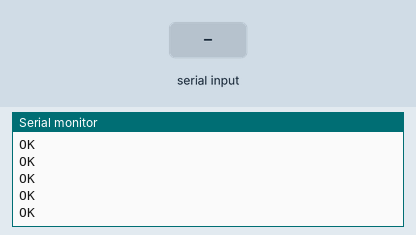
A sketch run on a simulated ESP8266 (NodeMCU). On the bench: the last lines printed to the serial monitor. The inputs (shaded band) are chosen by the test bench. The modem accepts every AT command (registered, SIM ready, sends succeed) and sends nothing else.

Above: at 11.7 s.
11.8 s: "ERROR" received over the second serial link
At 12.8 s:
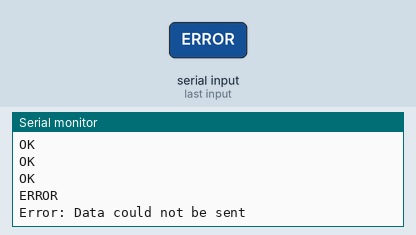
13.5 s: "1" received over the second serial link
15.5 s: "ERROR" received over the second serial link
At 15.9 s:
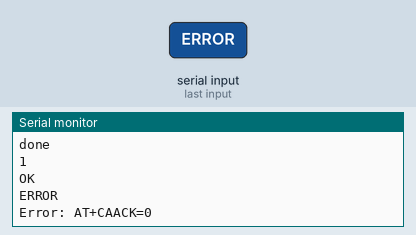

The sketch:

catm_udp.ino
```cpp
#include <Arduino.h>

bool sendATCommand(const char* command ,int delay_time = 500) {
  Serial1.write(command);
  delay(delay_time);
  unsigned long startTime = millis();
  String response = "";  // 応答を蓄積するための文字列バッファ

  while (Serial1.available()) {

    char c = Serial1.read();
    response += c;  // 応答をバッファに追加
    Serial.print(c);  // デバッグのためにシリアルモニタに出力


    if (response.indexOf("ERROR") != -1) {
      Serial.println();
      return false;  // 失敗
    }
    if (response.indexOf("OK") != -1) {
      Serial.println();
      return true;  // 成功
    }
  }

  Serial.println();
  return true;
}

void serial_send(String data) {

  char command[100];
  sprintf(command,"%s%d%s","AT+CASEND=0,",data.length(),"\r\n");
  if (!sendATCommand(command)){
    Serial.println("Error: AT+CASEND");
  }

  if (!sendATCommand(data.c_str(),1000)){
    Serial.println("Error: Data could not be sent");
  }

  if (!sendATCommand("AT+CAACK=0\r\n")) {
    Serial.println("Error: AT+CAACK=0");
  }

  if (!sendATCommand("AT+CARECV=0,100\r\n")) {
    Serial.println("Error: AT+CARECV");
  }

  Serial.println("done");
}


// bool sendATCommand(const char* command) {
//   Serial1.write(command);
//   delay(3500);  // 応答を待つための適切な遅延を設定

//   while (Serial1.available()) {
//     char response = Serial1.read();
//     Serial.print(response);

//     // エラーチェック
//     if (strstr(&response, "ERROR") != NULL) {
//       return false;  // エラーが検出された場合
//     }
//   }

//   return true;  // エラーがなかった場合
// }


void setup() {
  Serial.begin(115200);
  Serial1.begin(115200,SERIAL_8N1,D7,D6);  // ATコマンドシリアル

  if (!sendATCommand("AT+CNACT=0,0\r\n")) {
    Serial.println("Error: AT+CNACT");
  }

  if (!sendATCommand("AT+CGDCONT=1,\"IP\",\"soracom.io\"\r\n")) {
    Serial.println("Error: AT+CGDCONT=1,\"IP\",\"soracom.io\"");
  }

  if (!sendATCommand("AT+CGDCONT?\r\n")) {
    Serial.println("Error: AT+CGDCONT?");
  }

  if (!sendATCommand("AT+CFUN=1\r\n")) {
    Serial.println("Error: AT+CFUN=1");
  }

  if (!sendATCommand("AT+CGATT=1\r\n")) {
    Serial.println("Error: AT+CGATT?");
  }

  if (!sendATCommand("AT+CGATT?\r\n")) {
    Serial.println("Error: AT+CGATT?");
  }

  if (!sendATCommand("AT+CGACT=1,1\r\n")) {
    Serial.println("Error: AT+CGACT=?");
  }

  if (!sendATCommand("AT+CGACT=?\r\n")) {
    Serial.println("Error: AT+CGACT=?");
  }


  if (!sendATCommand("AT+CPIN?\r\n")) {
    Serial.println("Error: AT+CPIN");
  }

  if (!sendATCommand("AT+CSQ\r\n")) {
    Serial.println("Error: AT+CSQ");
  }

  if (!sendATCommand("AT+CASTATE?\r\n")) {
    Serial.println("Error: AT+CASTATE?");
  }

  if (!sendATCommand("AT+COPS?\r\n")) {
    Serial.println("Error: AT+COPS?");
  }

  if (!sendATCommand("AT+CGNAPN\r\n")) {
    Serial.println("Error: AT+CGNAPN");
  }

  if (!sendATCommand("AT+CNCFG=0,1,\"soracom.io\" \r\n")) {
    Serial.println("Error: AT+CNCFG=0,1,\"soracom.io\" ");
  }

  if (!sendATCommand("AT+CNCFG?\r\n")) {
    Serial.println("Error: AT+CNCFG?");
  }

  if (!sendATCommand("AT+CNACT=0,1\r\n")) {
    Serial.println("Error: AT+CNACT");
  }

  if (!sendATCommand("AT+CNACT?\r\n")) {
    Serial.println("Error: AT+CNACT?");
  }

  if (!sendATCommand("AT+CACID=0\r\n")) {
    Serial.println("Error: AT+CACID=0");
  }

  if (!sendATCommand("AT+CACID?\r\n")) {
    Serial.println("Error: AT+CACID?");
  }

  if (!sendATCommand("AT+CASSLCFG=0,\"SSL\",0\r\n")) {
    Serial.println("Error: AT+CASSLCFG?");
  }

  if (!sendATCommand("AT+CAOPEN=0,0,\"UDP\",\"harvest.soracom.io\",8514\r\n")) {
    Serial.println("Error: AT+CAOPEN");
  }

}

void loop() {
    String data_sample = "{ \"a\" : \"1\" }";
    serial_send(data_sample);
    delay(500);
}
```

Measured:
- after the input at 11.8 s, the serial monitor: prints a new line after 0.22 s (image 1)
- after the input at 15.5 s, the serial monitor: prints a new line at once (image 2)
